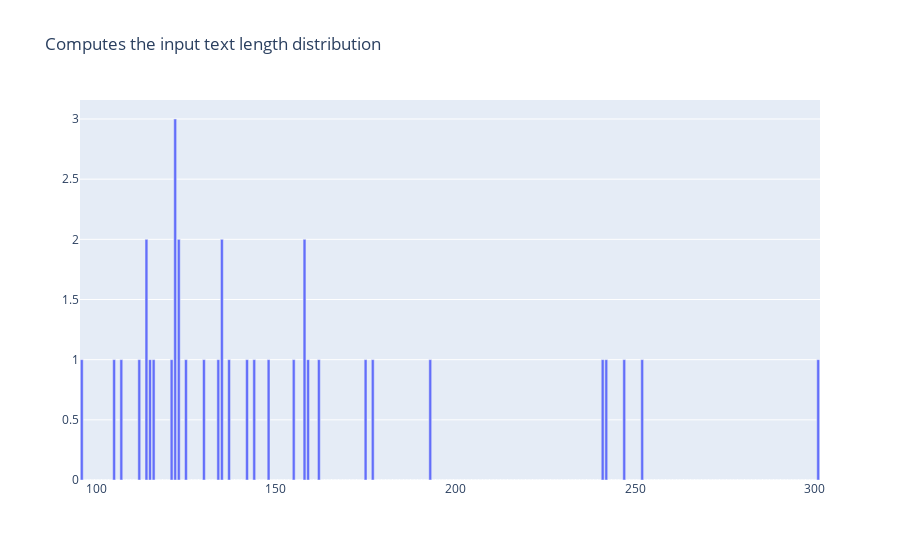

Notebook source saved alongside this figure:
### Markdown cell above
Another interesting metric is the distribution by input text length:

### Code cell
text_length("banking_sentiment_zs_gpt3").visualize()

### Figure 1 — Plotly figure (JSON) as saved in the notebook; plotly's stock layout.template omitted (floating-point values rounded to 4 significant figures; data arrays with more than 128 entries replaced by an {"elided": "..."} marker saying what was removed)
{"data": [{"type": "bar", "x": {"elided": "206 int values"}, "y": {"elided": "206 int values"}}], "layout": {"autosize": true, "title": {"text": "Computes the input text length distribution"}, "xaxis": {"autorange": true, "range": [95.5, 301.5], "showspikes": false, "title": {"text": ""}, "type": "linear"}, "yaxis": {"autorange": true, "range": [0, 3.158], "showspikes": false, "title": {"text": ""}, "type": "linear"}}}
